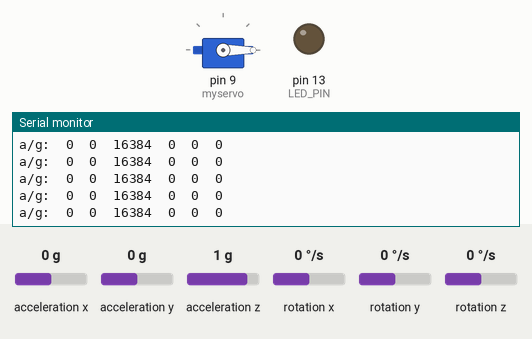
Bench run of a sketch on a simulated Arduino Uno, built with avr-gcc and run on an emulated ATmega328P. On the bench: servo, output pins drawn as LEDs (lit = HIGH), the last lines printed to the serial monitor. The inputs (shaded band) are chosen by the test bench; at power-on: acceleration z 1 g, acceleration x 0 g, acceleration y 0 g, rotation x 0 °/s, rotation y 0 °/s, rotation z 0 °/s.

Above: at 1.2 s.
1.3 s: acceleration z set to -1.4 g
At 2.3 s:
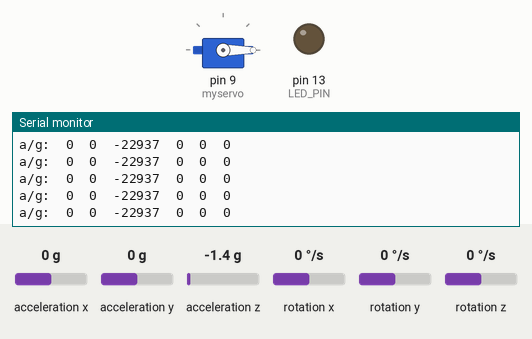
4.3 s: acceleration z set to 0.8 g
At 5.2 s:
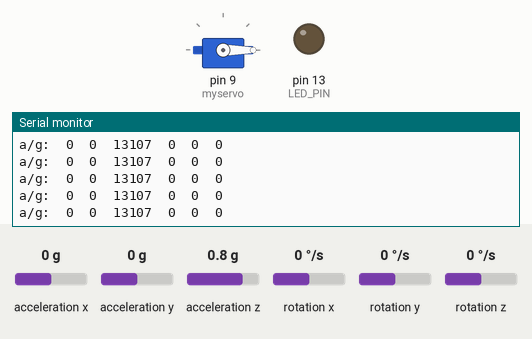
Timing chart, 0 to 7.3 s (numbered marks = the images above; inputs shaded):
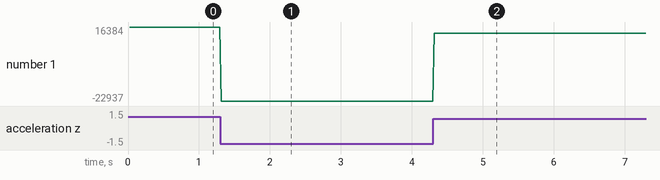

The sketch:

MPU6050_raw.ino
```cpp
// I2C device class (I2Cdev) demonstration Arduino sketch for MPU6050 class
// 10/7/2011 by Jeff Rowberg <jeff@rowberg.net>
// Updates should (hopefully) always be available at https://github.com/jrowberg/i2cdevlib
//
// Changelog:
//     2011-10-07 - initial release

/* ============================================
I2Cdev device library code is placed under the MIT license
Copyright (c) 2011 Jeff Rowberg

Permission is hereby granted, free of charge, to any person obtaining a copy
of this software and associated documentation files (the "Software"), to deal
in the Software without restriction, including without limitation the rights
to use, copy, modify, merge, publish, distribute, sublicense, and/or sell
copies of the Software, and to permit persons to whom the Software is
furnished to do so, subject to the following conditions:

The above copyright notice and this permission notice shall be included in
all copies or substantial portions of the Software.

THE SOFTWARE IS PROVIDED "AS IS", WITHOUT WARRANTY OF ANY KIND, EXPRESS OR
IMPLIED, INCLUDING BUT NOT LIMITED TO THE WARRANTIES OF MERCHANTABILITY,
FITNESS FOR A PARTICULAR PURPOSE AND NONINFRINGEMENT. IN NO EVENT SHALL THE
AUTHORS OR COPYRIGHT HOLDERS BE LIABLE FOR ANY CLAIM, DAMAGES OR OTHER
LIABILITY, WHETHER IN AN ACTION OF CONTRACT, TORT OR OTHERWISE, ARISING FROM,
OUT OF OR IN CONNECTION WITH THE SOFTWARE OR THE USE OR OTHER DEALINGS IN
THE SOFTWARE.
===============================================
*/

// Arduino Wire library is required if I2Cdev I2CDEV_ARDUINO_WIRE implementation
// is used in I2Cdev.h
#include "Wire.h"

// I2Cdev and MPU6050 must be installed as libraries, or else the .cpp/.h files
// for both classes must be in the include path of your project
#include "I2Cdev.h"
#include "MPU6050.h"
#include <Servo.h>
// class default I2C address is 0x68
// specific I2C addresses may be passed as a parameter here
// AD0 low = 0x68 (default for InvenSense evaluation board)
// AD0 high = 0x69
MPU6050 accelgyro;
Servo myservo;  // create servo object to control a servo
int16_t ax, ay, az;
int16_t gx, gy, gz;

#define LED_PIN 13
bool blinkState = false;

void setup() {
    // join I2C bus (I2Cdev library doesn't do this automatically)
    Wire.begin();

    // initialize serial communication
    // (38400 chosen because it works as well at 8MHz as it does at 16MHz, but
    // it's really up to you depending on your project)
    Serial.begin(38400);

    // initialize device
    Serial.println("Initializing I2C devices...");
    accelgyro.initialize();

    // verify connection
    Serial.println("Testing device connections...");
    Serial.println(accelgyro.testConnection() ? "MPU6050 connection successful" : "MPU6050 connection failed");

    // configure Arduino LED for
    pinMode(LED_PIN, OUTPUT);
     myservo.attach(9);  // attaches the servo on pin 9 to the servo object
}

void loop() {
    // read raw accel/gyro measurements from device
   /// accelgyro.getMotion6(&ax, &ay, &az, &gx, &gy, &gz);

    // these methods (and a few others) are also available
    accelgyro.getAcceleration(&ax, &ay, &az);
    accelgyro.getRotation(&gx, &gy, &gz);

    // display tab-separated accel/gyro x/y/z values
    Serial.print("a/g:\t");
    Serial.print(ax); Serial.print("\t");
    Serial.print(ay); Serial.print("\t");
    Serial.print(az); Serial.print("\t");
    Serial.print(gx); Serial.print("\t");
    Serial.print(gy); Serial.print("\t");
    Serial.println(gz);
    int ax;
    ax = map(ax, 0, 1023, 0, 179);     // scale it to use it with the servo (value between 0 and 180)
  myservo.write(ax);                  // sets the servo position according to the scaled value
  delay(15);
}
```

Measured:
- after the input at 1.3 s, the serial monitor: prints a new line at once (image 1)
- after the input at 4.3 s, the serial monitor: prints a new line at once (image 2)
- plotted number 1: 16384 → -22937 after the input at 1.3 s, -22937 → 13107 after the input at 4.3 s
